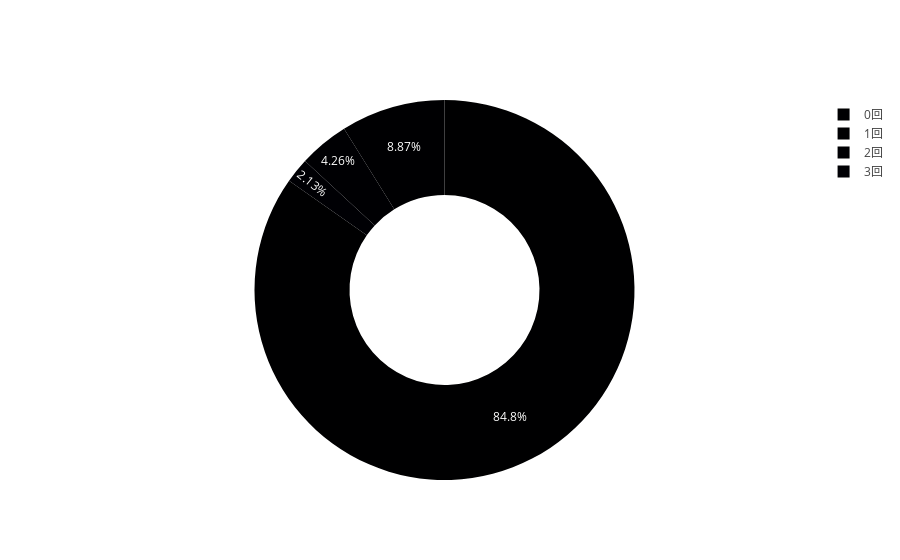

Notebook code cell kept with this figure:
### Code cell
go.Figure(data=[go.Pie(labels=user_trn_ct_sum['label'], values=user_trn_ct_sum['size'], hole=0.5)])

### Figure 1 — Plotly figure (JSON) as saved in the notebook; plotly's stock layout.template omitted (floating-point values rounded to 4 significant figures)
{"data": [{"hole": 0.5, "labels": ["0回", "1回", "2回", "3回"], "type": "pie", "values": [239, 25, 12, 6]}], "layout": {}}
